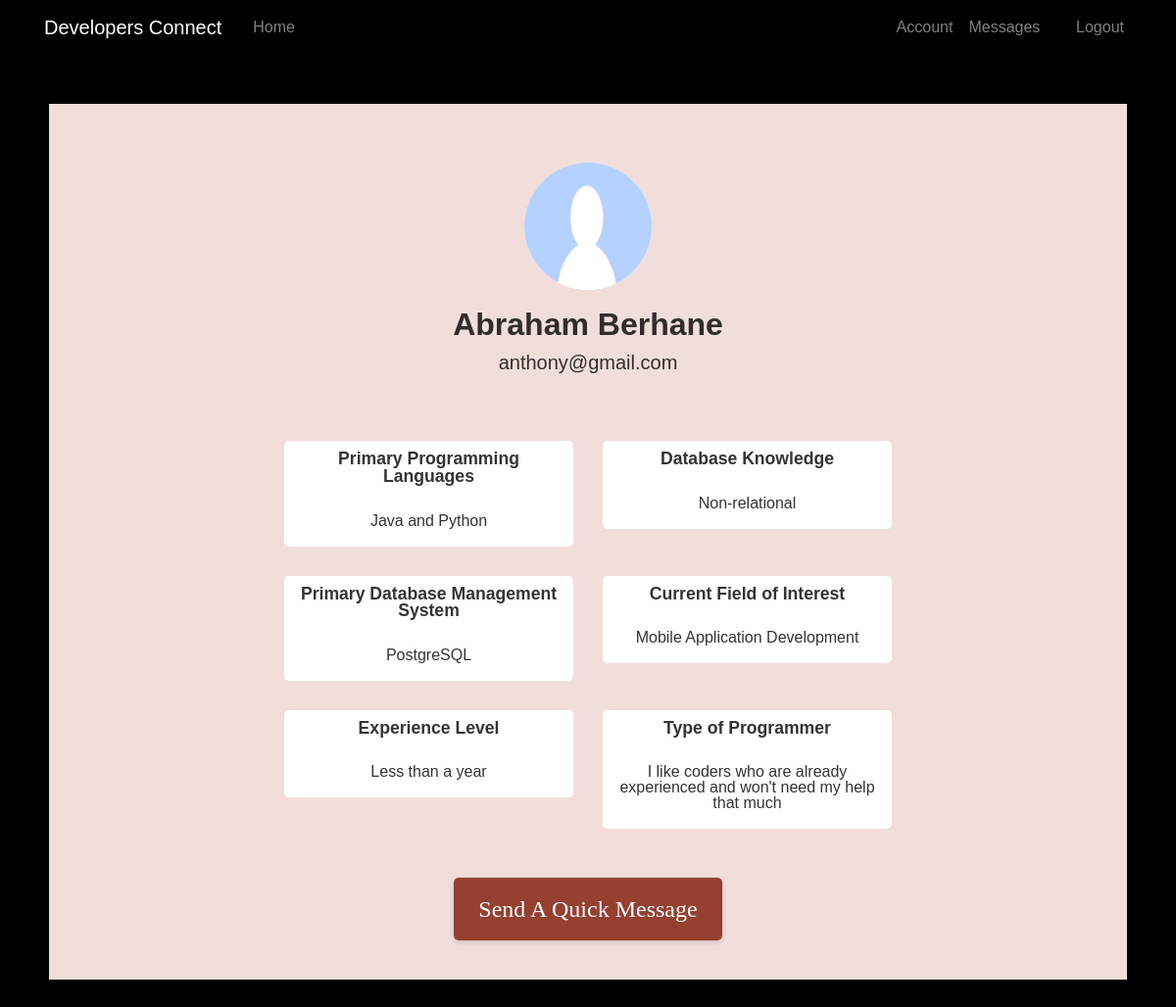
Page /profile/Abrish (signed in) on the committed database.
### dating/models.py (models this page shows, shortened)
class User(db.Model, UserMixin):  #This class defines several fields as class variables.
    __tablename__ = 'users'
    id = db.Column(db.Integer, autoincrement=True, primary_key=True)
    firstname = db.Column(db.String(100), nullable=False)
    lastname = db.Column(db.String(100), nullable=False)
    email = db.Column(db.String(100), nullable=False, unique=True)
    username = db.Column(db.String(100), nullable=False)
    password = db.Column(db.String(100), nullable=False)
    date_of_birth = db.Column(db.String(100), nullable=False)
    image_file = db.Column(db.String(20), nullable=True, default='default.jpg')
    messages_sent = db.relationship('Message',
                                    foreign_keys='Message.sender_id',
                                    backref='sender', lazy='dynamic')
    messages_received = db.relationship('Message',
                                        foreign_keys='Message.recipient_id',
                                        backref='recipient', lazy='dynamic')
    last_message_read_time = db.Column(db.DateTime)
    notifications = db.relationship('Notification', backref='user',
                                    lazy='dynamic')
    def new_messages(self):
        last_read_time = self.last_message_read_time or datetime(1900, 1, 1)
        return Message.query.filter_by(recipient=self).filter(
            Message.timestamp > last_read_time).count()

class FavProgrammingLang(db.Model):
    __tablename__ = 'fav_programming_lang'
    fav_lang_id = db.Column(db.Integer, autoincrement=True, primary_key=True)
    fav_lang_name = db.Column(db.String(40), nullable=False)
    interest = db.relationship('Interest',
                            backref=db.backref('fav_programming_lang'))

class SecondFavProgrammingLang(db.Model):
    __tablename__ = 'second_fav_lang'
    fav_lang_id= db.Column(db.Integer, autoincrement=True,
                                            primary_key=True)
    fav_lang_name = db.Column(db.String(40), nullable=False)
    interest = db.relationship('Interest',
                            backref=db.backref('second_fav_lang'))

class DatabaseKnowledge(db.Model):
    __tablename__ = 'database_knowledge'
    database_knowledge_id = db.Column(db.Integer, autoincrement=True, primary_key=True)
    database_knowledge_name = db.Column(db.String(40), nullable=False)
    interest = db.relationship('Interest',
                            backref=db.backref('database_knowledge'))

class FavDatabaseSystem(db.Model):
    __tablename__ = 'fav_database_system'
    fav_database_system_id = db.Column(db.Integer, autoincrement=True, primary_key=True)
    fav_database_system_name= db.Column(db.String(40), nullable=False)
    interest = db.relationship('Interest',
                            backref=db.backref('fav_database_system'))

class FieldInterest(db.Model):
    __tablename__ = 'field_interest'
    field_interest_id = db.Column(db.Integer, autoincrement=True, primary_key=True)
    field_interest_name= db.Column(db.String(40), nullable=False)
    interest = db.relationship('Interest',
                            backref=db.backref('field_interest'))

class ExperienceLevel(db.Model):
    __tablename__ = 'experience'
    experience_id = db.Column(db.Integer, autoincrement=True, primary_key=True)
    experience_name = db.Column(db.String(40), nullable=False)
    interest = db.relationship('Interest',
                            backref=db.backref('experience'))

class ProgrammerType(db.Model):
    __tablename__ = 'programmer_type'
    programmer_type_id = db.Column(db.Integer, autoincrement=True, primary_key=True)
    programmer_type_name = db.Column(db.String(40), nullable=False)
    interest = db.relationship('Interest',
                            backref=db.backref('programmer_type'))

### dating/routes.py (the view)
@app.route("/profile/<user>", methods=['GET', 'POST'])
@login_required
def profile(user):
    selected_user=User.query.filter_by(username=user).first()
    user = selected_user.username
    userid=selected_user.id
    selected_interests = []
    user_interests = Interest.query.filter_by(interest_id=userid).first()
    user_fav_programming_lang_id = user_interests.fav_programming_lang_id
    user_second_fav_lang_id = user_interests.second_fav_lang_id
    user_database_knowledge_id = user_interests.database_knowledge_id
    user_fav_database_system_id = user_interests.fav_database_system_id
    user_field_interest_id = user_interests.field_interest_id
    user_programmer_type_id = user_interests.programmer_type_id
    user_experience_id= user_interests.experience_id
    fav_lang = FavProgrammingLang.query.filter_by(fav_lang_id=user_fav_programming_lang_id).first()
    second_fav_lang = SecondFavProgrammingLang.query.filter_by(fav_lang_id=user_second_fav_lang_id).first()
    database_knowledge = DatabaseKnowledge.query.filter_by(database_knowledge_id=user_database_knowledge_id).first()
    fav_database_system = FavDatabaseSystem.query.filter_by(fav_database_system_id=user_fav_database_system_id).first()
    field_interest = FieldInterest.query.filter_by(field_interest_id=user_field_interest_id).first()
    programmer_type = ProgrammerType.query.filter_by(programmer_type_id=user_programmer_type_id).first()
    experience = ExperienceLevel.query.filter_by(experience_id=user_experience_id).first()
    selected_interests.append(fav_lang.fav_lang_name)
    selected_interests.append(second_fav_lang.fav_lang_name)
    selected_interests.append(database_knowledge.database_knowledge_name)
    selected_interests.append(fav_database_system.fav_database_system_name)
    selected_interests.append(field_interest.field_interest_name)
    selected_interests.append(programmer_type.programmer_type_name)
    selected_interests.append(experience.experience_name)
    return render_template('profile.html', selected_user=selected_user, user=user, selected_interests=selected_interests)

### dating/models.py (called while the page is built)
@login.user_loader
def load_user(id):
    return User.query.get(int(id))

### dating/templates/profile.html
{% extends "profilelayout.html" %}
{% block content %}
<div class="pfl-wrapper">
	<article>
		<div class="profile-photo">
      <img src="/static/profilepics/{{selected_user.image_file}}" width="200" height="130" />
    </div>
		<div class="profile-info">
      <h1>{{ selected_user.firstname }} {{ selected_user.lastname}}</h1>
      <h5>{{ current_user.email }}</h5>
		</div>
		<div class="col-xs-12">
      <div class="col-md-2 people"></div>
			<div class="col-md-8 posts">
				<div class="col-xs-12 col-lg-12 col-xl-6 tile">
					<div class="inner">
            <h4>Primary Programming Languages</h4>
            <h5>{{ selected_interests[0]}} and {{selected_interests[1]}}</h5>
					</div>
				</div>
				<div class="col-xs-12 col-lg-12 col-xl-6 tile">
					<div class="inner">
            <h4>Database Knowledge</h4>
            <h5>{{ selected_interests[2]}}</h5>
					</div>
        </div>
        <div class="col-xs-12 col-lg-12 col-xl-6 tile">
					<div class="inner">
            <h4>Primary Database Management System</h4>
            <h5>{{ selected_interests[3]}}</h5>
					</div>
				</div>
				<div class="col-xs-12 col-lg-12 col-xl-6 tile">
					<div class="inner">
            <h4>Current Field of Interest</h4>
            <h5>{{ selected_interests[4]}}</h5>
					</div>
				</div>
				<div class="col-xs-12 col-lg-12 col-xl-6 tile">
					<div class="inner">
            <h4>Experience Level</h4>
            <h5>{{ selected_interests[6]}}</h5>
					</div>
        </div>
        <div class="col-xs-12 col-lg-12 col-xl-6 tile">
					<div class="inner">
            <h4>Type of Programmer</h4>
            <h5>{{ selected_interests[5]}}</h5>
					</div>
        </div>
			</div>
    </div>
  </article>
  {% if user != current_user %}
  <div style="text-align: center;">
  <form action="/send_message/{{user}}" method="POST">
    <button id="buttonz" name="send_message" type="submit" style="text-align: center">
      Send A Quick Message
    </button>
  </form>
</div>
{% endif %}
</div>
{% endblock content %}

### dating/static/profile.css (style rules this page uses)
body { width: 100%; height: 100%; min-height: 100vh; margin: 0; background-color: black; font-family: 'Poppins', sans-serif; color: rgba(0,0,0,0.8); }
.pfl-wrapper { display: block; width: auto; height: 100%; padding: 40px; margin: 50px; background-color: #f1deda; box-shadow: 0 0 50px rgba(0,0,0,0.08); overflow: auto; }
article { display: block; width: auto; height: auto; padding: 20px 0; overflow: auto; }
article .profile-photo { display: block; width: 130px; height: 130px; border-radius: 50%; background-color: #fff; margin: 0 auto; background-size: 230%; background-position: 80% 0%; background-repeat: no-repeat; position: relative; overflow: hidden; }
article .profile-info { display: block; width: 100%; max-width: 400px; margin: 0 auto; text-align: center; }
article .profile-info h1 { font-size: 2em; font-weight: 600; margin-top: 0.5em; }
#buttonz { cursor: pointer; border: none; outline: none; border-radius: 5px; padding: 14px 25px; box-shadow: 0px 2px 5px rgba(0, 0, 0, 0.15); transition: 0.25s; font-family: Cambria, Cochin, Georgia, Times, "Times New Roman", serif; font-size: 24px; background-color:rgb(149, 64, 49); color:white; }
article .people, article .posts { display: inline-block; width: 100%; margin: 60px 0 0; float: left; }
article .posts .tile { display: inline-block; float: left; margin-bottom: 30px; }
article .posts .tile:nth-of-type(2n+1) { clear: both; }
img { width: 100%; height: 100%; position: absolute; top: 0; left: 0; }
article .posts .tile .inner { display: block; width: 100%; overflow: hidden; border-radius: 5px; -webkit-border-radius: 5px; background-color: #fff; cursor: pointer; transition: box-shadow 0.25s; }
article .posts .tile .inner h4 { font-size: 1.1em; line-height: 1.0em; padding: 10px 10px 10px; transition: color 0.25s; font-weight: bold; text-align: center; }
article .posts .tile .inner h5 { font-size: 1em; line-height: 1.0em; padding: 10px 10px 10px; transition: color 0.25s; text-align: center; }

### rows in the picture
User: image_file (placeholder picture), firstname "Abraham", lastname "Berhane"
User: email "anthony@gmail.com"
FavProgrammingLang: fav_lang_name "Java"
SecondFavProgrammingLang: fav_lang_name "Python"
DatabaseKnowledge: database_knowledge_name "Non-relational"
FavDatabaseSystem: fav_database_system_name "PostgreSQL"
FieldInterest: field_interest_name "Mobile Application Development"
ExperienceLevel: experience_name "Less than a year"
ProgrammerType: programmer_type_name "I like coders who are already experienced and won't need my help that much"
